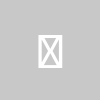
Frame 1 (no input)
Frame 60 (the mouse pressed at the canvas centre just before this capture): identical to frame 1, image omitted
Frame 120 (the mouse held since frame 60 and released just before this capture): identical to frame 1, image omitted

The Processing sketch that drew this single still picture (run headless with seeded random() and noise(); from frame 60 on, the mouse is pressed at the canvas centre):

// Processing sketch: ej05a_condicional_if_teclas
// ── ej05a_condicional_if_teclas.pde

//condicionales1: if en keyPressed + limit animacion (comparadores)
//condicionales2: rebotes (logo dvd) + else
//condicionales3: módulo % para animar + porcentaje probabilidad random

//condicionales4: botones en mousePressed + dist + operadores
//condicionales5: logica de estados + swithc

//char r = 'r';  //en este caso es innecesario

color bg;

void setup() { //CUANDO: una sola vez cuando se ejecuta el programa
  textAlign(CENTER, CENTER);
  textSize( 50 );

  bg = color(200, 200, 200);
}

void draw() {  //CUANDO: 60 veces por segundo (promedio variable) despues del setup
  background( bg );
  text( key, 50, 50 );
}

void keyPressed() {  //CUANDO: se presiona cualquier tecla del teclado
  if ( key == 'r' ) {
    //background(200,0,0);
    bg = color(200, 0, 0);
  }
  if ( key == 'g' ) {
    //background(0,200,0);
    bg = color(0, 200, 0);
  }
  if ( key == 'b' ) {
    //background(0,0,200);
    bg = color(0, 0, 200);
  }
  println( key );
}

void mousePressed() {  //CUANDO: se presiona cualquier boton del mouse
  //println(mouseButton);
  if( mouseButton == LEFT ){
    bg = color( 0 );
  }
  if( mouseButton == RIGHT ){
    bg = color( 255 );
  }
  println( LEFT );
}
